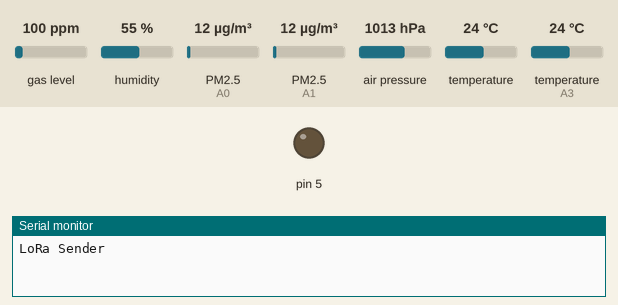
Bench run of a sketch on a simulated Arduino Uno, built with avr-gcc and run on an emulated ATmega328P. On the bench: output pins drawn as LEDs (lit = HIGH), the last lines printed to the serial monitor. Wiring (inferred from the names in the program): 2 × dust sensor: data A0 / data A1. The inputs (shaded band) are chosen by the test bench; at power-on: gas level 100 ppm, humidity 55 %, PM2.5 (sensors on A0, A1) 12 µg/m³, air pressure 1013 hPa, temperature 24 °C, temperature (sensor on A3) 24 °C. No radio packets arrive unless stated.

Above: at 0.1 s.
At 1.6 s:
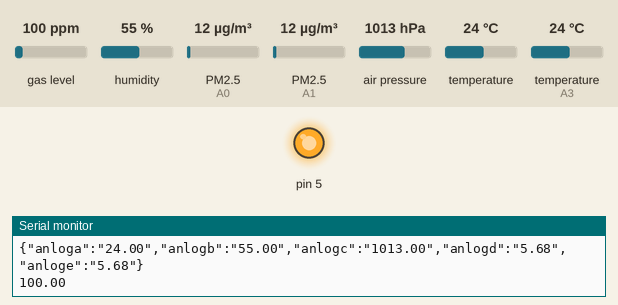
Timing chart, 0 to 3.1 s (numbered marks = the images above):
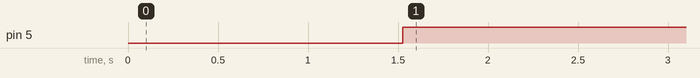

The sketch:

lora_Tx_without_spreadsheet.ino
```cpp
#include <Wire.h>
#include <SFE_BMP180.h>

#include <SPI.h>
#include <DHT.h>
float t,h;
#define DHTPIN A3

#define DHTTYPE DHT11
DHT dht(DHTPIN, DHTTYPE);
#include <LoRa.h>
#define ss 10
#define rst 9
#define dio0 2
SFE_BMP180 pressure;
double T,P,p0,a;
double baseline; // baseline pressure
#define ALTITUDE 1655.0
/////////////////////////
#include<string.h>
#define PM1PIN A0//DSM501A input D6 on ESP8266
#define PM25PIN A1
byte buff[2];
unsigned long durationPM1;
unsigned long durationPM25;
unsigned long starttime;
unsigned long endtime;
unsigned long sampletime_ms = 1000;
unsigned long lowpulseoccupancyPM1 = 0;
unsigned long lowpulseoccupancyPM25 = 0;
int i=0;
float conPM1=0;
float conPM25=0;
/////////////////////////

  #include <MQUnifiedsensor.h>

  #define placa "Arduino UNO"
  #define Voltage_Resolution 5
  #define pin1 A1
  #define type1 "MQ-7"
  #define ADC_Bit_Resolution 10
  #define RatioMQ7CleanAir 27.5


  MQUnifiedsensor MQ7(placa, Voltage_Resolution, ADC_Bit_Resolution, pin1, type1);
  unsigned long oldTime=0;
  float MQ7Data;


void setup()
{

  Serial.begin(9600);
  pinMode(PM1PIN,INPUT);
  pinMode(PM25PIN,INPUT);
  starttime = millis();
  dht.begin();
  while (!Serial);
  Serial.println("LoRa Sender");
  LoRa.setPins(ss, rst, dio0);
  if (!LoRa.begin(433E6))
  {
   Serial.println("Starting LoRa failed!");
   delay(100);
   while (1);
  }
  delay(1000);
  Serial.println("AT");
  if (pressure.begin())
  Serial.println("BMP180 init success");
  else
  {
    // Oops, something went wrong, this is usually a connection problem,
    // see the comments at the top of this sketch for the proper connections.
    Serial.println("BMP180 init fail (disconnected?)\n\n");
    while(1); // Pause forever.
  }
  // delay(1000);

  MQ7.setRegressionMethod(1);
  MQ7.setA(99.042); MQ7.setB(-1.518);
  MQ7.init();

  Serial.print("Calibrating please wait.");
  float calcR0 = 0;
  for(int i = 1; i<=10; i ++)
  {
    MQ7.update(); // Update data, the arduino will read the voltage from the analog pin
    calcR0 += MQ7.calibrate(RatioMQ7CleanAir);
    Serial.print(".");
  }
  MQ7.setR0(calcR0/10);
  Serial.println("  done!.");

  if(isinf(calcR0)) {Serial.println("Warning: Conection issue, R0 is infinite (Open circuit detected) please check your wiring and supply"); while(1);}
  if(calcR0 == 0){Serial.println("Warning: Conection issue found, R0 is zero (Analog pin shorts to ground) please check your wiring and supply"); while(1);}
  /*****************************  MQ CAlibration ********************************************/


}

float calculateConcentration(long lowpulseInMicroSeconds, long durationinSeconds){

  float ratio = (lowpulseInMicroSeconds/1000000.0)/30.0*100.0; //Calculate the ratio
  float concentration = 1.1*pow(ratio,3)-3.8*pow(ratio,2)+520*ratio+0.62;
//  Serial.print("lowpulseoccupancy:");
//  Serial.print(lowpulseInMicroSeconds);
//  Serial.print("    ratio:");
//  Serial.print(ratio);
//  Serial.print("    Concentration:");
//  Serial.println(concentration);
  return concentration;
}

void loop()
{
 h = dht.readHumidity();
 t = dht.readTemperature();
 if (isnan(h) || isnan(t))
 {
  Serial.println("Fail to read from DHT sensor!");
  return;
 }

  durationPM1 = pulseIn(PM1PIN, LOW);
  durationPM25 = pulseIn(PM25PIN, LOW);

  lowpulseoccupancyPM1 += durationPM1;
  lowpulseoccupancyPM25 += durationPM25;

  endtime = millis();
  if ((endtime-starttime) > sampletime_ms) //Only after 30s has passed we calcualte the ratio
  {
    conPM1 = calculateConcentration(lowpulseoccupancyPM1,30);
    conPM25 = calculateConcentration(lowpulseoccupancyPM25,30);
    Serial.print("PM1 ");
    Serial.print(conPM1);
    Serial.print("  PM25 ");
    Serial.println(conPM25);
    lowpulseoccupancyPM1 = 0;
    lowpulseoccupancyPM25 = 0;
    starttime = millis();
  }

  baseline = getPressure();


 String data = "";
 data+= "{";
 data+= "\"anloga\":";
 data+= "\""+String(t)+"\",";
 data+= "\"anlogb\":";
 data+= "\""+String(h)+"\",";
 data+= "\"anlogc\":";
 data+= "\""+String(baseline)+"\",";
 data+= "\"anlogd\":";
 data+= "\""+String(conPM1)+"\",";
 data+= "\"anloge\":";
 data+= "\""+String(conPM25)+"\"";
 data+= "}";
 Serial.print('\r');
 Serial.print(data);
 delay(10);
 Serial.print('\n');
 LoRa.beginPacket();
 LoRa.print(data);
 LoRa.endPacket();


    // VH 5 Volts
    analogWrite(5, 255); // 255 is DC 5V output
    MQ7.update(); // Update data, the arduino will read the voltage from the analog pin
    MQ7Data=MQ7.readSensor(); // Sensor will read PPM concentration using the model, a and b values set previously or from the setup
    Serial.println(MQ7Data);
    delay(500); //Sampling frequency


}

double getPressure()
{
  char status;
  double T,P,p0,a;

  // You must first get a temperature measurement to perform a pressure reading.

  // Start a temperature measurement:
  // If request is successful, the number of ms to wait is returned.
  // If request is unsuccessful, 0 is returned.

  status = pressure.startTemperature();
  if (status != 0)
  {
    // Wait for the measurement to complete:

    delay(status);

    // Retrieve the completed temperature measurement:
    // Note that the measurement is stored in the variable T.
    // Use '&T' to provide the address of T to the function.
    // Function returns 1 if successful, 0 if failure.

    status = pressure.getTemperature(T);
    if (status != 0)
    {
      // Start a pressure measurement:
      // The parameter is the oversampling setting, from 0 to 3 (highest res, longest wait).
      // If request is successful, the number of ms to wait is returned.
      // If request is unsuccessful, 0 is returned.

      status = pressure.startPressure(3);
      if (status != 0)
      {
        // Wait for the measurement to complete:
        delay(status);

        // Retrieve the completed pressure measurement:
        // Note that the measurement is stored in the variable P.
        // Use '&P' to provide the address of P.
        // Note also that the function requires the previous temperature measurement (T).
        // (If temperature is stable, you can do one temperature measurement for a number of pressure measurements.)
        // Function returns 1 if successful, 0 if failure.

        status = pressure.getPressure(P,T);
        if (status != 0)
        {
          return(P);
        }
        else{} //Serial.println("error retrieving pressure measurement\n");
      }
      else{} //Serial.println("error starting pressure measurement\n");
    }
    else{} //Serial.println("error retrieving temperature measurement\n");
  }
  else{}// Serial.println("error starting temperature measurement\n");
}
```

Measured:
- by itself, pin 5: LOW → HIGH at 1.5 s
